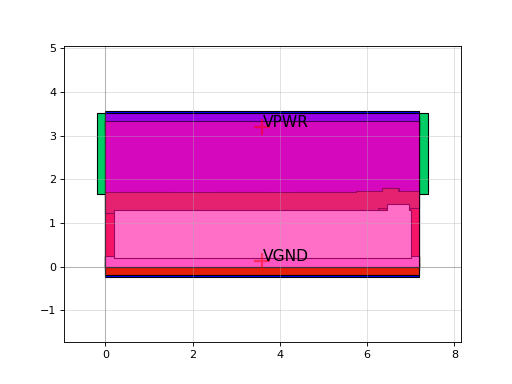

Python code for this plot:
import sky130

c = sky130.components.sky130_fd_sc_hs__o21bai_4()
c.plot()
